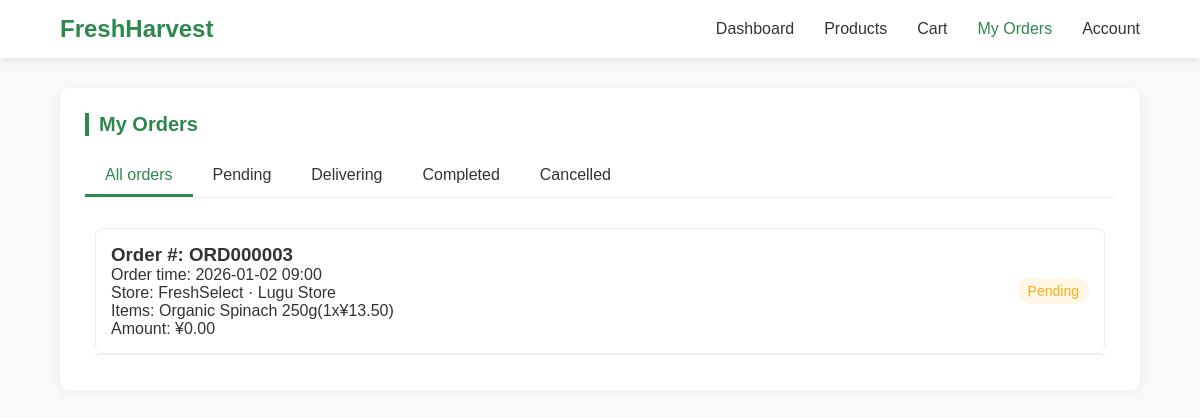
The page /customer/orders.php (signed in) on the database as committed earlier.
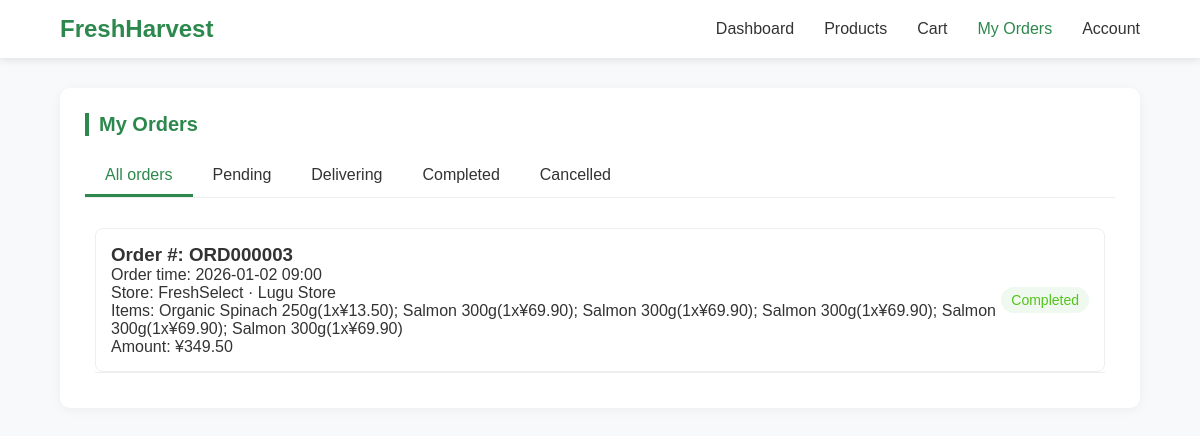
The same page on the database as committed later.
### tables this page shows
CREATE TABLE IF NOT EXISTS `CustomerOrder` (
  `order_ID` INT NOT NULL AUTO_INCREMENT,
  `customer_ID` INT NULL,
  `order_date` DATETIME NULL DEFAULT CURRENT_TIMESTAMP,
  `branch_ID` INT NOT NULL,
  `total_amount` DECIMAL(10,2) NOT NULL DEFAULT 0,
  `final_amount` DECIMAL(10,2) NOT NULL DEFAULT 0,
  `status` ENUM('Pending','Completed','Cancelled') DEFAULT 'Pending',
  `shipping_address` VARCHAR(255) NULL,
  `created_at` TIMESTAMP DEFAULT CURRENT_TIMESTAMP,
  PRIMARY KEY (`order_ID`),
  CONSTRAINT `fk_CustomerOrder_branch_id`
    FOREIGN KEY (`branch_ID`)
    REFERENCES `Branch` (`branch_ID`)
    ON DELETE NO ACTION
    ON UPDATE NO ACTION,
  CONSTRAINT `fk_CustomerOrder_customer_id`
    FOREIGN KEY (`customer_ID`)
    REFERENCES `Customer` (`customer_ID`)
    ON DELETE NO ACTION
    ON UPDATE NO ACTION);

### customer/inc/data.php (called while the page is built, shortened)
<?php
function getDBConnection() {
    $servername = "localhost";
    $username = "customer_user";
    $password = "YourPassword123!";
    $dbname = "mydb";
    $conn = new mysqli($servername, $username, $password, $dbname);
    $conn->set_charset("utf8mb4");
    return $conn;
}
function getOrderDetails($orderId) {
    $conn = getDBConnection();
    $orderQuery = "SELECT * FROM v_order_history WHERE order_ID = ?";
    $orderStmt = $conn->prepare($orderQuery);
    $orderStmt->bind_param("i", $orderId);
    $orderStmt->execute();
    $orderResult = $orderStmt->get_result();
    $order = $orderResult->fetch_assoc();
    $order['order_number'] = 'ORD' . str_pad($order['order_ID'], 6, '0', STR_PAD_LEFT);
    $itemsQuery = "SELECT
                    oi.item_ID,
                    p.product_name,
                    p.sku,
                    oi.unit_price,
                    oi.quantity,
                    (oi.unit_price * oi.quantity) AS total
                   FROM OrderItem oi
                   JOIN products p ON oi.product_ID = p.product_ID
                   WHERE oi.order_ID = ?";
    $itemsStmt = $conn->prepare($itemsQuery);
    $itemsStmt->bind_param("i", $orderId);
    $itemsStmt->execute();
    $itemsResult = $itemsStmt->get_result();
    $order['items'] = [];
    while ($item = $itemsResult->fetch_assoc()) {
        $order['items'][] = $item;
    }
    return $order;
}
function getCustomerOrders($customerId, $status = NULL) {
    $conn = getDBConnection();
    $sql = "SELECT * FROM v_order_history WHERE customer_ID = ?";
    $params = [$customerId];
    $types = "i";
    $sql .= " ORDER BY order_date DESC";
    $stmt = $conn->prepare($sql);
    if (count($params) > 1) {
        $stmt->bind_param($types, ...$params);
    } else {
        $stmt->bind_param($types, $params[0]);
    }
    $stmt->execute();
    $result = $stmt->get_result();
    $orders = [];
    while ($row = $result->fetch_assoc()) {
        $orders[] = [
            'id' => $row['order_ID'],
            'order_number' => 'ORD' . str_pad($row['order_ID'], 6, '0', STR_PAD_LEFT),
            'order_date' => date('Y-m-d H:i', strtotime($row['order_date'])),
            'status' => $row['order_status'],
            'total_amount' => $row['final_amount'],
            'product_details' => $row['product_details'],
            'store_name' => $row['store_name'],
            'shipping_address' => $row['shipping_address'] ?? 'N/A'
        ];
    }
    return $orders;
}
?>

### customer/orders.php (the view, shortened to what this page needs)
<?php include 'header.php'; ?>
<?php
require_once __DIR__ . '/inc/data.php';
$customerId = $_SESSION['customer_id'];
$currentStatus = $_GET['status'] ?? 'all';
$orders = getCustomerOrders($customerId, $currentStatus === 'all' ? null : $currentStatus);
$statusMap = [
    'Pending' => 'Pending',
    'Delivering' => 'Delivering',
    'Completed' => 'Completed',
    'Cancelled' => 'Cancelled',
    '已完成' => 'Completed',
    '处理中' => 'Processing',
    '已取消' => 'Cancelled',
    '待处理' => 'Pending',
    '已下单' => 'Ordered',
    '已收货' => 'Received'
];
?>
<main class="order-page">
    <section class="product-section">
        <h2 class="section-title">My Orders</h2>
        <div class="tabs">
            <div class="tab <?= ($currentStatus === 'all') ? 'active' : '' ?>" data-status="all">All orders</div>
            <div class="tab <?= ($currentStatus === 'Pending') ? 'active' : '' ?>" data-status="Pending">Pending</div>
            <div class="tab <?= ($currentStatus === 'Delivering') ? 'active' : '' ?>" data-status="Delivering">Delivering</div>
            <div class="tab <?= ($currentStatus === 'Completed') ? 'active' : '' ?>" data-status="Completed">Completed</div>
            <div class="tab <?= ($currentStatus === 'Cancelled') ? 'active' : '' ?>" data-status="Cancelled">Cancelled</div>
        </div>
        <div class="tab-content">
            <div class="order-list">
                <?php if (!empty($orders)): ?>
                    <?php foreach ($orders as $order): ?>
                        <?php
                        $statusLabel = $statusMap[$order['status']] ?? $order['status'];
                        $statusKey = strtolower(str_replace(' ', '-', $statusLabel));
                        ?>
                        <div class="order-item"
                             data-order="<?= $order['id'] ?>"
                             data-status="<?= $statusLabel ?>">
                            <div class="order-details">
                                <h3>Order #: <?= $order['order_number'] ?></h3>
                                <p>Order time: <?= $order['order_date'] ?></p>
                                <p>Store: <?= $order['store_name'] ?></p>
                                <p>Items: <?= $order['product_details'] ?></p>
                                <p>Amount: ¥<?= number_format($order['total_amount'], 2) ?></p>
                            </div>
                            <span class="order-status status-<?= $statusKey ?>">
                                <?= $statusLabel ?>
                            </span>
                        </div>
                        <div class="order-detail-content" id="detail-<?= $order['id'] ?>">
                            <?php
                            $orderDetails = getOrderDetails($order['id']);
                            foreach ($orderDetails['items'] as $item):
                            ?>
                            <div class="detail-item">
                            </div>
                            <?php endforeach; ?>
                        </div>
                    <?php endforeach; ?>
                <?php endif; ?>
            </div>
        </div>
    </section>
</main>
</main>
</body>
</html>

### customer/header.php (shortened to what this page needs)
<?php
require_once __DIR__ . '/inc/data.php';
?>
<!DOCTYPE html>
<html lang="en">
<head>
    <link rel="stylesheet" href="https://cdnjs.cloudflare.com/ajax/libs/font-awesome/6.0.0/css/all.min.css">
</head>
<body>
    <header class="header">
        <div class="nav-container">
            <a href="dashboard.php" class="logo">FreshHarvest</a>
            <ul class="nav-menu">
                <li class="nav-item"><a class="nav-link <?php echo basename($_SERVER['PHP_SELF']) === 'dashboard.php' ? 'active' : ''; ?>" href="dashboard.php">Dashboard</a></li>
                <li class="nav-item"><a class="nav-link <?php echo basename($_SERVER['PHP_SELF']) === 'products.php' ? 'active' : ''; ?>" href="products.php">Products</a></li>
                <li class="nav-item">
                    <a class="nav-link <?php echo basename($_SERVER['PHP_SELF']) === 'cart.php' ? 'active' : ''; ?>" href="cart.php">
                        Cart
                    </a>
                </li>
                <li class="nav-item"><a class="nav-link <?php echo basename($_SERVER['PHP_SELF']) === 'orders.php' ? 'active' : ''; ?>" href="orders.php">My Orders</a></li>
                <li class="nav-item"><a class="nav-link <?php echo basename($_SERVER['PHP_SELF']) === 'account.php' ? 'active' : ''; ?>" href="account.php">Account</a></li>
            </ul>
        </div>
    </header>
    <main class="main">

### customer/header.php (style rules this page uses)
* { margin: 0; padding: 0; box-sizing: border-box; font-family: 'Microsoft YaHei', Arial, sans-serif; }
body { background-color: #f8f9fa; color: #333; min-height: 100vh; display: flex; flex-direction: column; }
.header { background-color: #fff; box-shadow: 0 2px 8px rgba(0,0,0,0.1); position: sticky; top: 0; z-index: 999; }
.nav-container { width: 90%; margin: 0 auto; display: flex; justify-content: space-between; align-items: center; padding: 15px 0; }
.logo { font-size: 24px; font-weight: bold; color: #2d884d; text-decoration: none; }
.nav-menu { display: flex; list-style: none; }
.nav-item { margin-left: 30px; }
.nav-link { text-decoration: none; color: #333; font-size: 16px; font-weight: 500; cursor: pointer; }
.nav-link.active { color: #2d884d; }
.main { width: 90%; margin: 30px auto; flex: 1; }

### customer/orders.php (style rules this page uses)
.product-section { background-color: #fff; border-radius: 10px; box-shadow: 0 2px 12px rgba(0,0,0,0.05); padding: 25px; margin-bottom: 30px; }
.section-title { font-size: 20px; font-weight: 600; margin-bottom: 20px; color: #2d884d; border-left: 4px solid #2d884d; padding-left: 10px; }
.tabs { display: flex; border-bottom: 1px solid #eee; margin-bottom: 20px; }
.tab { padding: 10px 20px; cursor: pointer; border-bottom: 3px solid transparent; font-weight: 500; transition: all 0.2s ease; }
.tab.active { border-bottom-color: #2d884d; color: #2d884d; }
.tab-content { padding: 10px; }
.order-list { display: flex; flex-direction: column; gap: 15px; }
.order-item { border: 1px solid #eee; border-radius: 8px; padding: 15px; display: flex; justify-content: space-between; align-items: center; cursor: pointer; transition: background-color 0.2s ease; }
.order-details { flex: 1; }
.order-status { padding: 5px 10px; border-radius: 20px; font-size: 14px; font-weight: 500; }
.status-completed { background-color: #f0f9f0; color: #52c41a; }
.order-detail-content { border: 1px solid #eee; border-top: none; border-radius: 0 0 8px 8px; padding: 0 15px; margin-top: -15px; background-color: #f0f7f2; max-height: 0; overflow: hidden; transition: max-height 0.3s ease, padding 0.3s ease; }
.detail-item { display: flex; justify-content: space-between; padding: 8px 0; border-bottom: 1px dashed #eee; }
.status-pending { background-color: #fff7e6; color: #faad14; }

Rows that differ between the two databases and show on the page:
changed customerorder: product_details "Organic Spinach 250g(1x¥13.50)" → "Organic Spinach 250g(1x¥13.50); Salmon 300g(1x¥69.90); Salmon 300g(1x¥69.90); Salmon 300g(1x¥69.90); Salmon 300g(1x¥69.90); Salmon 300g(1x¥69.90)"; total_amount "0.00" → "349.50"; statusLabel "Pending" → "Completed"
